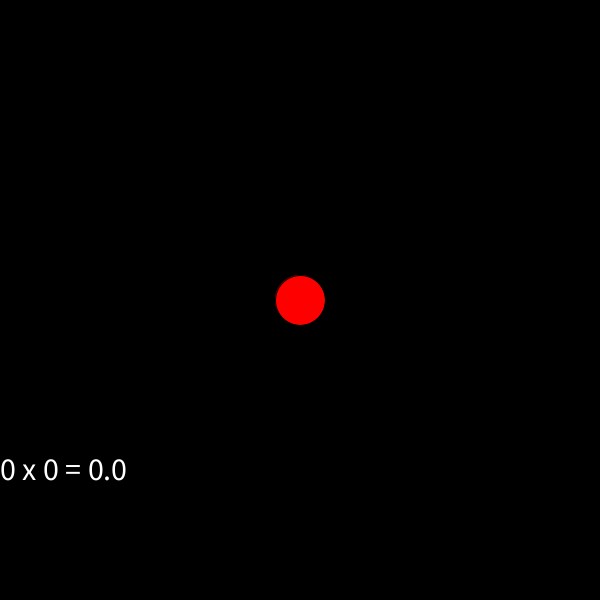
Frame 1 (no input)
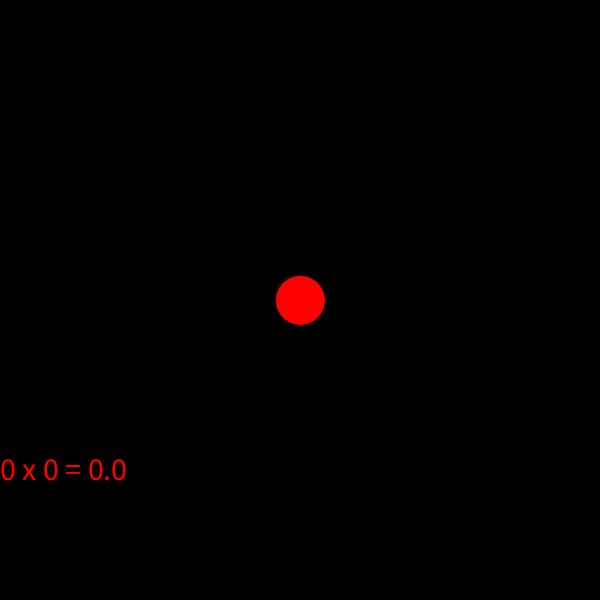
Frame 60 (the mouse pressed at the canvas centre just before this capture)
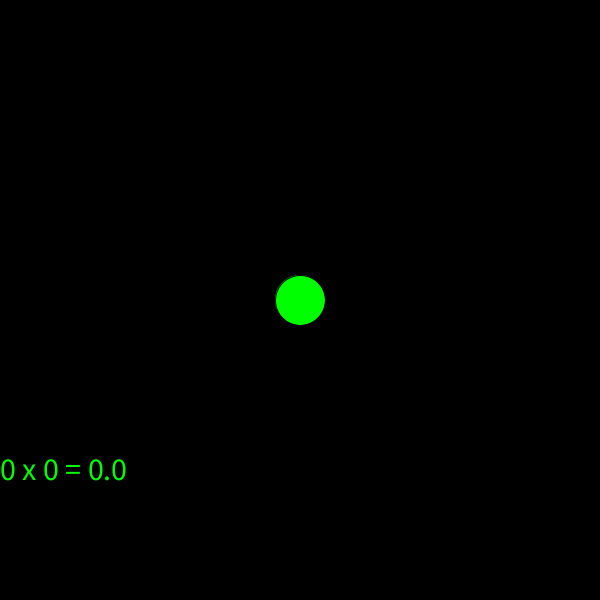
Frame 120 (the mouse held since frame 60 and released just before this capture)

The Processing sketch that drew these frames (run headless with seeded random() and noise(); from frame 60 on, the mouse is pressed at the canvas centre):

// Processing sketch: MidtermPractice
// ── MidtermPractice.pde
//create a button that generates the product of two random integers
//the multiplication sentence should be displayed somewhere on the screen 

//the sketch is started for you, but isn't quite right 


int x, y; 
int size; 
float dist; 
boolean buttonClicked; 


float result; 
int num1, num2; 

void setup(){
  size(600, 600); 
  x = width/2; 
  y = height/2; 
  size = 50; 
  background(0); 
}

void draw(){
    
  background(0);
    result = multiply(num1, num2); 

    textSize(32); 
    
    String productResult = num1 + " x " + num2 + " = " + result; 
    
    text(productResult, 0, height*.8);
    
    if(buttonClicked){    
       fill(0, 255, 0); 
    }else{
       fill(255, 0, 0); 
    }
   
    ellipse(x, y, size, size);  
}

void mousePressed(){
  dist = dist(mouseX, mouseY, x, y); 
  if(dist <= size/2){
    buttonClicked = true;
  }else{
    buttonClicked = false;
  }
}

int multiply (int a, int b){
    int product; 
    product = a * b; 
    return product;
}
